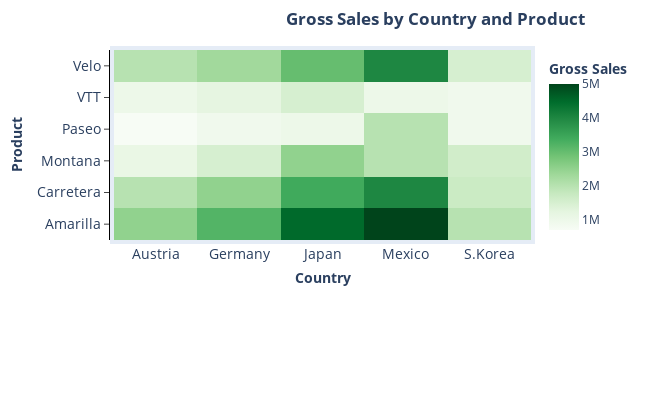

Notebook code for this chart:
### Markdown cell above
### Heatmap Chart

### Code cell
heat_chart = go.Figure(
            data=go.Heatmap(
                    z=new_df,
                    x=new_df.columns,
                    y=new_df.index,
                    colorscale='greens',
                    colorbar={"title": '<b>Gross Sales'}))

heat_chart.update_layout(
    title_text='<b>Gross Sales by Country and Product',
    title_x=0.9,
    xaxis=dict(
        title='<b>Country',
        titlefont_size=14,
        tickfont_size=14,
    ),
    yaxis=dict(
        title='<b>Product',
        titlefont_size=14,
        tickfont_size=14,
        ticks='outside',
        showline=True,
        linewidth=1,
        linecolor='black',
    ),
    autosize=True,
    width=650,
    height=400,
    margin=dict(
        l=50,
        r=100,
        b=160,
        t=50,
        pad=4
    )
)

### Figure 1 — Plotly figure (JSON) as saved in the notebook; plotly's stock layout.template omitted (floating-point values rounded to 4 significant figures)
{"data": [{"colorbar": {"title": {"text": "<b>Gross Sales"}}, "colorscale": [[0, "rgb(247,252,245)"], [0.125, "rgb(229,245,224)"], [0.25, "rgb(199,233,192)"], [0.375, "rgb(161,217,155)"], [0.5, "rgb(116,196,118)"], [0.625, "rgb(65,171,93)"], [0.75, "rgb(35,139,69)"], [0.875, "rgb(0,109,44)"], [1, "rgb(0,68,27)"]], "type": "heatmap", "x": ["Austria", "Germany", "Japan", "Mexico", "S.Korea"], "y": ["Amarilla", "Carretera", "Montana", "Paseo", "VTT", "Velo"], "z": [[2500000, 3200000, 4500000, 5000000, 2000000], [2000000, 2500000, 3400000, 4000000, 1700000], [1100000, 1500000, 2500000, 2000000, 1600000], [700000, 900000, 1000000, 2000000, 900000], [1000000, 1200000, 1500000, 1000000, 900000], [2000000, 2300000, 3000000, 4000000, 1500000]]}], "layout": {"autosize": true, "height": 400, "margin": {"b": 160, "l": 50, "pad": 4, "r": 100, "t": 50}, "title": {"text": "<b>Gross Sales by Country and Product", "x": 0.9}, "width": 650, "xaxis": {"autorange": true, "range": [-0.5, 4.5], "tickfont": {"size": 14}, "title": {"font": {"size": 14}, "text": "<b>Country"}, "type": "category"}, "yaxis": {"autorange": true, "linecolor": "black", "linewidth": 1, "range": [-0.5, 5.5], "showline": true, "tickfont": {"size": 14}, "ticks": "outside", "title": {"font": {"size": 14}, "text": "<b>Product"}, "type": "category"}}}
